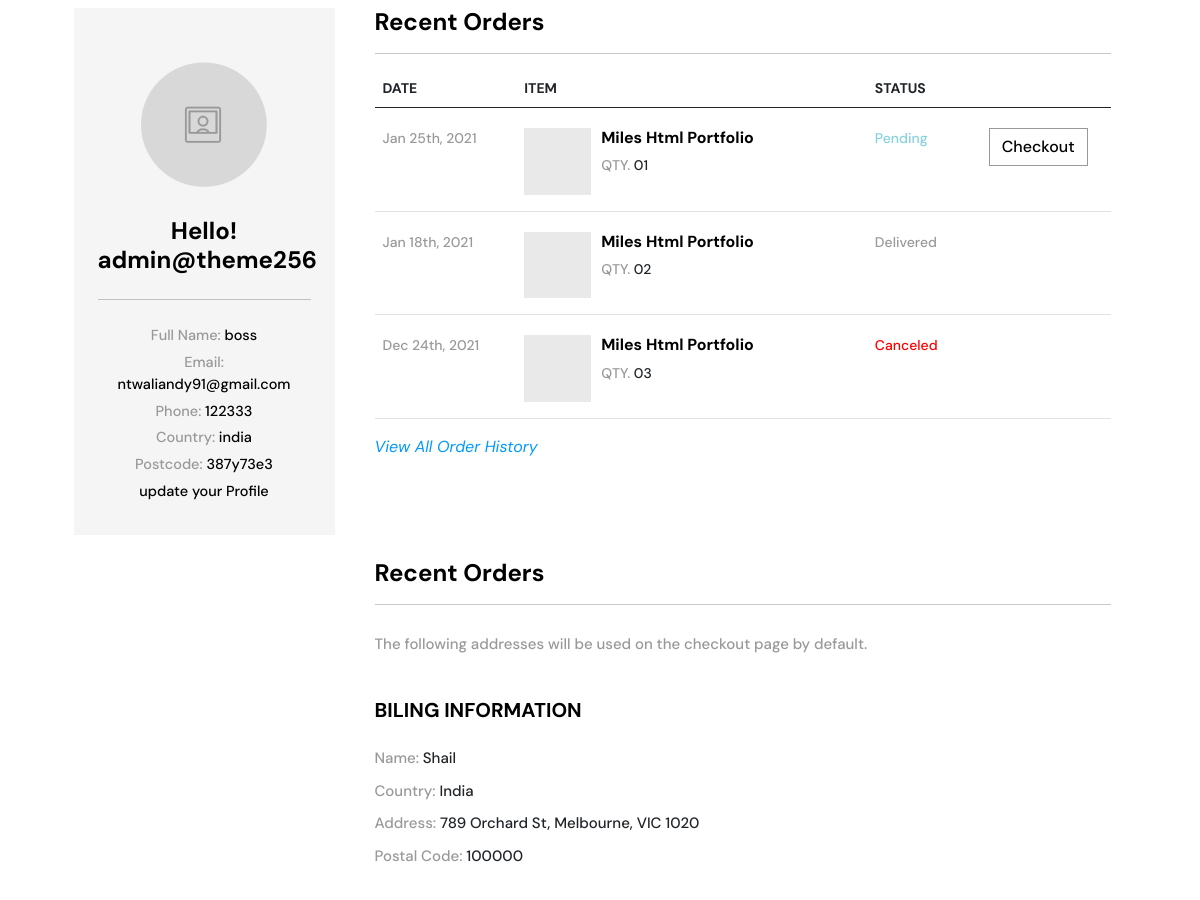
Page /products/user-account (signed in, middle part) on the earlier database version.
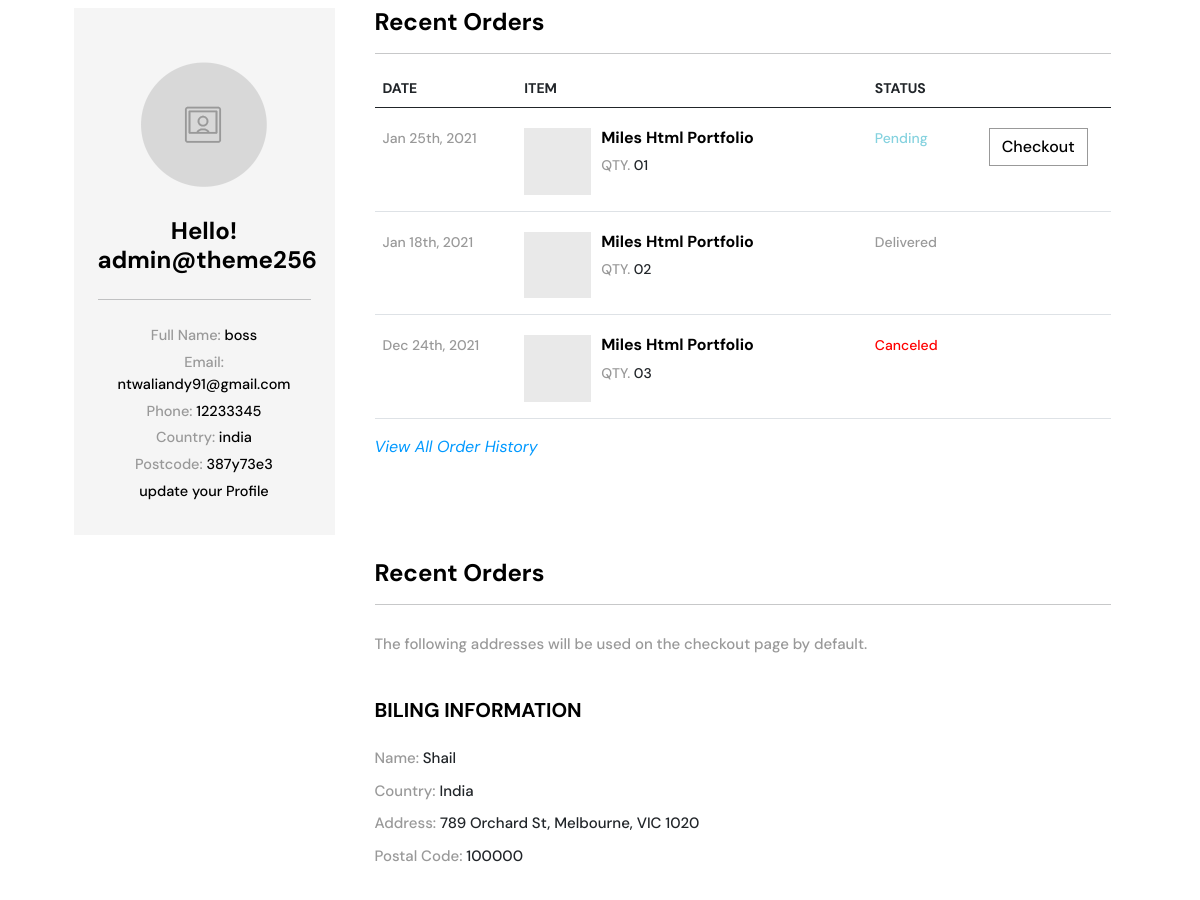
Same page on the later database version.
### products/models.py (models this page shows, shortened)
class UserDetails(models.Model):
    full_name = models.CharField(max_length=200, null=False, blank=False)
    email = models.EmailField(max_length=200)
    phone_number = models.CharField(max_length=15, null=False, blank=False, unique=True)
    country = models.CharField(max_length=30, null=False, blank=False)
    postcode = models.CharField(max_length=200, null=False, blank=False)
    user = models.CharField(max_length=2000, null=False, blank=False)

### products/views.py (the view)
# urls.py: path('user-account', views.user_account, name='user_account'),
def user_account(request):
    if request.user.is_authenticated:
        user_id = request.user.id
        userdetail = UserDetails.objects.filter(user=user_id).all()
        context = {
            'userdetail': userdetail,
        }
        return render(request, 'user_Account.html', context)
    else:
        return redirect('reg_user')

### templates/user_Account.html (shortened to what this page needs)
<!DOCTYPE html>
<html lang="en">
    {% load static %}
<head>
    <link href="https://cdn.jsdelivr.net/npm/bootstrap@5.0.2/dist/css/bootstrap.min.css" rel="stylesheet">
    <link rel="stylesheet" href="https://cdn.jsdelivr.net/npm/bootstrap-icons@1.7.2/font/bootstrap-icons.css">
    <link rel="stylesheet" href="https://cdn.jsdelivr.net/npm/eleganticons@0.0.1/css/style.min.css">
    <link rel="stylesheet" href="{% static 'assets/css/style.css' %}">
    <link rel="stylesheet" href="{% static 'assets/css/dashboard.css' %}">
    <link rel="stylesheet" href="https://cdn.lineicons.com/3.0/lineicons.css">
</head>
<body>
    <div class="wrapper">
        <main>
            <div class="container">
                <section class="my-5 dashboard-tabs">
                    <div class="row justify-content-center align-items-center">
                        <div class="col-12">
                            <div class="tab-content" id="pills-tabContent">
                                <div class="tab-pane fade show active" id="pills-all" role="tabpanel" aria-labelledby="pills-all-tab">
                                        <div class="row justify-content-center">
                                            <div class="col-md-3">
                                                <div class="profile py-4 px-4">
                                                    <div class="card-img">
                                                        <img src="{% static 'assets/img/profile.png' %}" alt="" class="img-fluid">
                                                    </div>
                                                    <h4>Hello! {{ user.username }}</h4>
                                                    <hr>
                                                    {% if userdetail %}
                                                        {% for userdetails in userdetail %}
                                                    <div class="info mb-2">
                                                        <p>
                                                            <span>Full Name:</span>
                                                             {{userdetails.full_name}}
                                                        </p>
                                                        <p>
                                                            <span>Email: </span>
                                                            {{ userdetails.email }}
                                                        </p>
                                                        <p>
                                                            <span>Phone: </span>
                                                            {{ userdetails.phone_number }}
                                                        </p>
                                                        <p>
                                                            <span>Country: </span>
                                                            {{ userdetails.country }}
                                                        </p>
                                                        <p>
                                                            <span>Postcode: </span>
                                                            {{userdetails.postcode}}
                                                        </p>
                                                        <p>
                                                            <a href="{% url 'products:user_account_edit' %}?user_id={{ userdetails.id }}">
                                                                update your Profile
                                                            </a>
                                                        </p>
                                                    </div>
                                                        {% endfor %}
                                                    {% endif %}
                                                </div>
                                            </div>
                                            <div class="col-md-8 mx-md-3">
                                                <h4>Recent Orders</h4>
                                                <hr>
                                                <table class="table">
                                                    <thead>
                                                        <tr>
                                                            <th scope="col">DATE</th>
                                                            <th scope="col">ITEM</th>
                                                            <th scope="col">STATUS</th>
                                                            <th scope="col"></th>
                                                        </tr>
                                                    </thead>
                                                    <tbody>
                                                        <tr>
                                                            <td>Jan 25th, 2021</td>
                                                            <td>
                                                                <div class="d-flex mb-2">
                                                                    <img src="assets/img/dummy-img.png" alt="">
                                                                    <div class="context">
                                                                        <h6>
                                                                            Miles Html Portfolio
                                                                        </h6>
                                                                        <div class="">
                                                                            <span>QTY.</span>
                                                                             01
                                                                        </div>
                                                                    </div>
                                                                </div>
                                                            </td>
                                                            <td class="stat-p">
                                                                Pending
                                                            </td>
                                                            <td class="text-center">
                                                                <button class="btn">
                                                                    Checkout
                                                                </button>
                                                            </td>
                                                        </tr>
                                                        <tr>
                                                            <td>Jan 18th, 2021</td>
                                                            <td>
                                                                <div class="d-flex mb-2">
                                                                    <img src="assets/img/dummy-img.png" alt="">
                                                                    <div class="context">
                                                                        <h6>
                                                                            Miles Html Portfolio
                                                                        </h6>
                                                                        <div class="">
                                                                            <span>QTY.</span>
                                                                             02
                                                                        </div>
                                                                    </div>
                                                                </div>
                                                            </td>
                                                            <td class="stat-d">
                                                                Delivered
                                                            </td>
                                                            <td></td>
                                                        </tr>
                                                        <tr>
                                                            <td>Dec 24th, 2021</td>
                                                            <td>
                                                                <div class="d-flex mb-2">
                                                                    <img src="assets/img/dummy-img.png" alt="">
                                                                    <div class="context">
                                                                        <h6>
                                                                            Miles Html Portfolio
                                                                        </h6>
                                                                        <div class="">
                                                                            <span>QTY.</span>
                                                                             03
                                                                        </div>
                                                                    </div>
                                                                </div>
                                                            </td>
                                                            <td class="stat-c">
                                                                Canceled
                                                            </td>
                                                            <td></td>
                                                        </tr>
                                                    </tbody>
                                                </table>
                                                <div class="mb-5">
                                                    <a href="#">
                                                        View All Order History
                                                    </a>
                                                </div>
                                                <div class="text my-small">
                                                    <h4>Recent Orders</h4>
                                                    <hr>
                                                    <h6>
                                                        The following addresses will be used on the checkout page by default.
                                                    </h6>
                                                    <h3>Biling Information</h3>
                                                    <p>
                                                        <span>Name: </span>
                                                        Shail
                                                    </p>
                                                    <p>
                                                        <span>Country: </span>
                                                        India
                                                    </p>
                                                    <p>
                                                        <span>Address: </span>
                                                        789 Orchard St, Melbourne, VIC 1020
                                                    </p>
                                                    <p>
                                                        <span>Postal Code: </span>
                                                        100000
                                                    </p>
                                                </div>
                                            </div>
                                        </div>
                                </div>
                            </div>
                        </div>
                    </div>
                </section>
            </div>
        </main>
    </div>
</body>
</html>

### home/static/assets/css/style.css (style rules this page uses)
:root { --primary: #ff4800; --dimmed: #A8A8A8; }
body { font-family: DM Sans, sans-serif; }
h1, h2, h3, h4, h4, h5, h6 { font-weight: 700; color: #000; }
a { text-decoration: none; color: #000; }
.wrapper:before { content: ''; position: absolute; left: 0; top: 0; background-image: url('../img/line.png'); background-size: contain; width: 100%; height: 10px; }
.my-small { margin: 100px auto; }

### home/static/assets/css/dashboard.css (style rules this page uses)
.dashboard-tabs button { color: #000; font-weight: 500; }
.dashboard-tabs button:not(.active) { color: #999; }
.profile { background-color: #f5f5f5; text-align: center; }
.profile hr { margin: 25px auto; }
.profile .card-img { margin: 30px auto; }
.profile .info p { font-size: 14.5px; margin-bottom: 5px; font-weight: 500; color: #000; }
.profile .info span { color: #999; }
.table th { font-size: 14px; }
.table tr td { padding-top: 20px; font-size: 14px; font-weight: 500; }
.table .stat-p { color: #85d2df; }
.table .btn { border: 1px solid #000; color: #000 !important; border-radius: 0; }
.table .d-flex img { width: 20%; margin-right: 10px; }
.table tr td:first-child, .table .stat-d, .table .context span { color: #999; }
.stat-c { color: red; }
.table .btn { border-color: #999; }
.tab-content .text p span { color: #999; }
.tab-content .text p, .tab-content .text h6 { font-weight: 500; font-size: 15px; }
.tab-content .text p { margin-bottom: 10px; }
.tab-content .text h6 { margin: 30px auto 45px; color: #999; }
.tab-content .text h3 { text-transform: uppercase; margin: 10px auto 25px; font-size: 20px; }
.tab-content div > a { color: #0099ff; font-style: italic; }

Differences in the rows shown:
changed UserDetails "boss": phone_number "122333" → "12233345"
